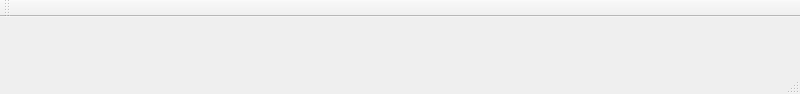
<?xml version="1.0" encoding="UTF-8"?>
<ui version="4.0">
 <class>MainWindow</class>
 <widget class="QMainWindow" name="MainWindow">
  <property name="geometry">
   <rect>
    <x>0</x>
    <y>0</y>
    <width>800</width>
    <height>94</height>
   </rect>
  </property>
  <property name="windowTitle">
   <string>MainWindow</string>
  </property>
  <widget class="QWidget" name="centralwidget"/>
  <widget class="QMenuBar" name="menubar">
   <property name="geometry">
    <rect>
     <x>0</x>
     <y>0</y>
     <width>800</width>
     <height>22</height>
    </rect>
   </property>
  </widget>
  <widget class="QStatusBar" name="statusbar"/>
  <widget class="QToolBar" name="toolBar">
   <property name="windowTitle">
    <string>toolBar</string>
   </property>
   <attribute name="toolBarArea">
    <enum>TopToolBarArea</enum>
   </attribute>
   <attribute name="toolBarBreak">
    <bool>false</bool>
   </attribute>
  </widget>
 </widget>
 <resources/>
 <connections/>
</ui>
